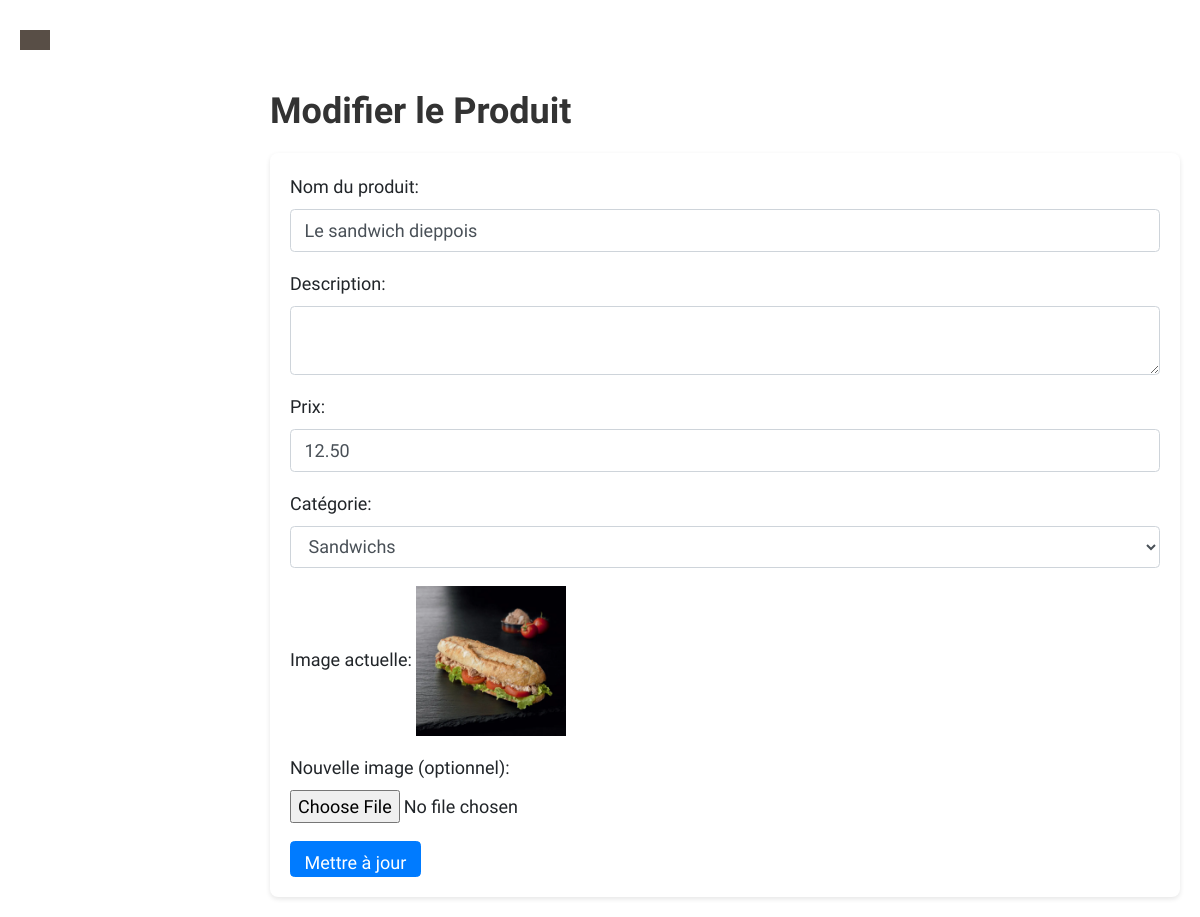
Page /espaceadmin/adminView/editProduct.php?id=1 on the committed database.
### tables this page shows
CREATE TABLE `produits` (
  `id` int(11) NOT NULL,
  `nom` varchar(100) NOT NULL,
  `description` text DEFAULT NULL,
  `prix` decimal(10,2) NOT NULL,
  `categorie_id` int(11) DEFAULT NULL,
  `image_url` varchar(255) DEFAULT NULL
);

### espaceadmin/adminView/editProduct.php (the view, shortened to what this page needs)
<!DOCTYPE html>
<html lang="fr">
<head>
    <link rel="stylesheet" href="../assets/css/style.css">
    <link rel="stylesheet" href="https://cdn.jsdelivr.net/npm/bootstrap@4.0.0/dist/css/bootstrap.min.css">
</head>
<body>
    <?php include '../sidebar.php'; ?>
    <div id="main" style="margin-left:250px; padding:20px;">
        <div class="table-header">
            <h2>Modifier le Produit</h2>
        </div>
        <div class="table-container">
            <?php
                include_once "../config/dbconnect.php";
                $product_id = $_GET['id'];
                $sql = "SELECT * FROM produits WHERE id = $product_id";
                $result = $conn->query($sql);
                $row = $result->fetch_assoc();
                $cat_id = $row['categorie_id'];
            ?>
            <form action="../controller/updateItemController.php" method="POST" enctype="multipart/form-data">
                <div class="form-group">
                    <label>Nom du produit:</label>
                    <input type="text" class="form-control" name="p_name" value="<?= $row['nom'] ?>" required>
                </div>
                <div class="form-group">
                    <label>Description:</label>
                    <textarea class="form-control" name="p_desc" required><?= $row['description'] ?></textarea>
                </div>
                <div class="form-group">
                    <label>Prix:</label>
                    <input type="number" step="0.01" class="form-control" name="p_price" value="<?= $row['prix'] ?>" required>
                </div>
                <div class="form-group">
                    <label>Catégorie:</label>
                    <select name="category" class="form-control" required>
                        <?php
                            $sql_cat = "SELECT * FROM categories";
                            $result_cat = $conn->query($sql_cat);
                            while($row_cat = $result_cat->fetch_assoc()){
                                $selected = ($row_cat['id'] == $cat_id) ? "selected" : "";
                                echo "<option value='{$row_cat['id']}' $selected>{$row_cat['nom']}</option>";
                            }
                        ?>
                    </select>
                </div>
                <div class="form-group">
                    <label>Image actuelle:</label>
                    <img src="../<?= $row['image_url'] ?>" width="150">
                </div>
                <div class="form-group">
                    <label>Nouvelle image (optionnel):</label>
                    <input type="file" class="form-control-file" name="new_image">
                </div>
                <button type="submit" class="btn btn-primary">Mettre à jour</button>
            </form>
        </div>
    </div>
</body>
</html>

### espaceadmin/assets/css/style.css (style rules this page uses)
* { margin: 0; padding: 0; font-family: 'Work Sans', sans-serif; font-size: 18px; }
#main { transition: margin-left .5s; padding: 20px; }
.btn { font-weight: 700; height: 36px; -moz-user-select: none; -webkit-user-select: none; user-select: none; cursor: default; }
.table-container { background-color: #fff; padding: 20px; border-radius: 8px; box-shadow: 0 2px 5px rgba(0,0,0,0.1); }
.table-header { margin-bottom: 20px; }
.table-header h2 { color: #333; font-weight: 600; }

### rows in the picture
produits: p_name "Le sandwich dieppois", p_price "12.50", image_url (picture)

### other values in the picture
form field category "Sandwichs"
